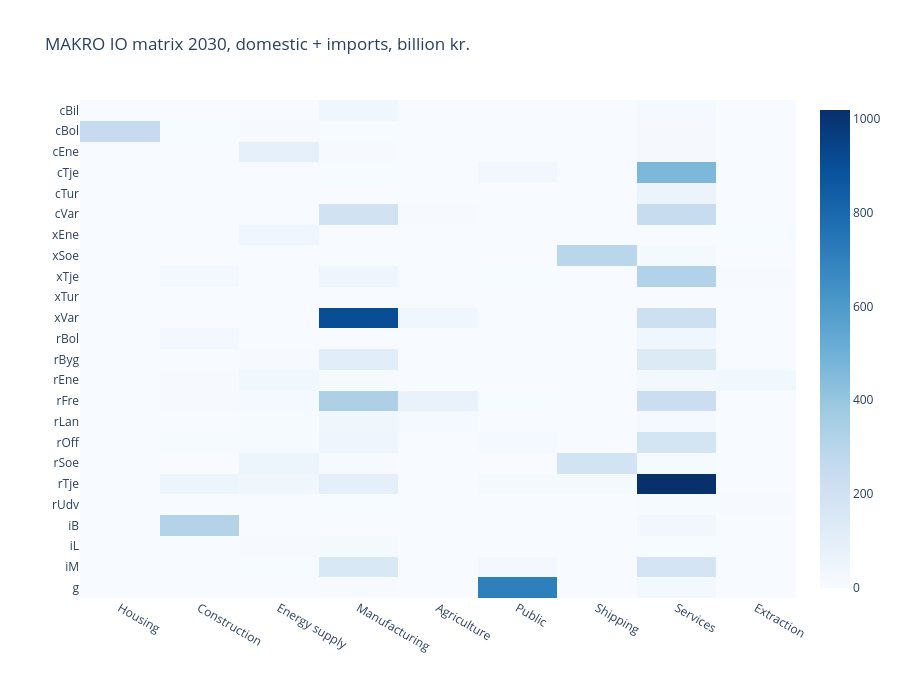

The cell this chart's notebook holds for it:
### Markdown cell above
## 5. The IO matrix

Rows are the demand components, columns the sectors the goods come from. First the total (domestic plus
imports), then the import share of each cell.

### Code cell
io_viz.heatmap(io_v, year, metric='total', title=f'MAKRO IO matrix {year}, domestic + imports, billion kr.')

### Figure 1 — Plotly figure (JSON) as saved in the notebook; plotly's stock layout.template omitted (floating-point values rounded to 4 significant figures; data arrays with more than 128 entries replaced by an {"elided": "..."} marker saying what was removed)
{"data": [{"colorscale": [[0, "rgb(247,251,255)"], [0.125, "rgb(222,235,247)"], [0.25, "rgb(198,219,239)"], [0.375, "rgb(158,202,225)"], [0.5, "rgb(107,174,214)"], [0.625, "rgb(66,146,198)"], [0.75, "rgb(33,113,181)"], [0.875, "rgb(8,81,156)"], [1, "rgb(8,48,107)"]], "customdata": {"elided": "24x9 str values"}, "hovertemplate": "%{customdata} ← %{x}: %{z:,.3f}<extra></extra>", "type": "heatmap", "x": ["Housing", "Construction", "Energy supply", "Manufacturing", "Agriculture", "Public", "Shipping", "Services", "Extraction"], "y": ["cBil", "cBol", "cEne", "cTje", "cTur", "cVar", "xEne", "xSoe", "xTje", "xTur", "xVar", "rBol", "rByg", "rEne", "rFre", "rLan", "rOff", "rSoe", "rTje", "rUdv", "iB", "iL", "iM", "g"], "z": {"elided": "24x9 float values"}}], "layout": {"height": 678, "title": {"text": "MAKRO IO matrix 2030, domestic + imports, billion kr."}, "yaxis": {"autorange": "reversed"}}}
